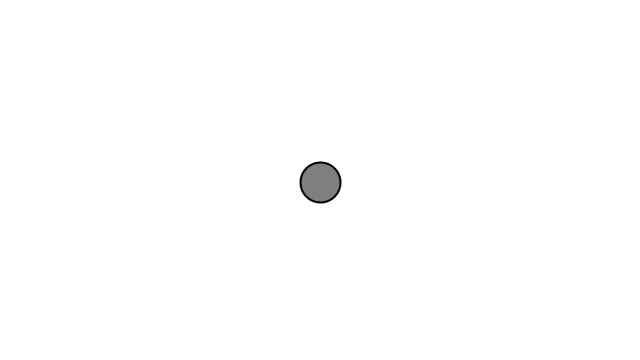
Frame 1 (no input)
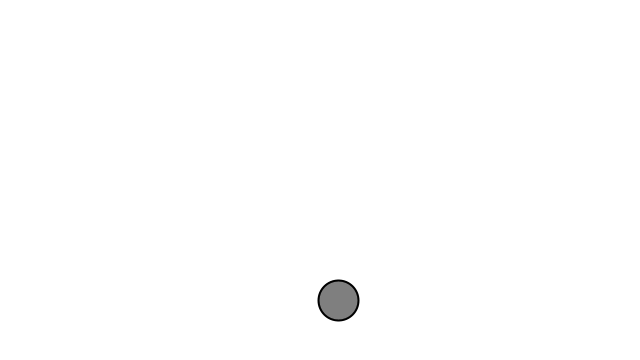
Frame 60 (the mouse pressed at the canvas centre just before this capture)
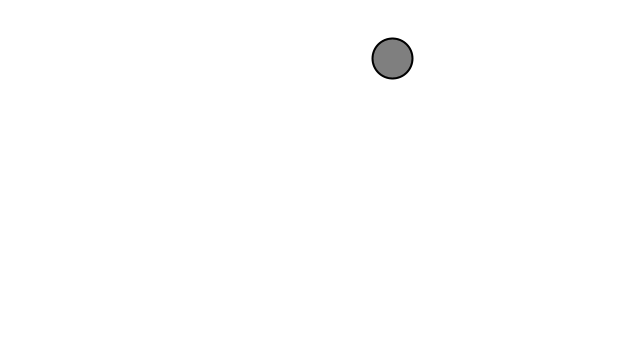
Frame 120 (the mouse held since frame 60 and released just before this capture)

The Processing sketch that drew these frames (run headless with seeded random() and noise(); from frame 60 on, the mouse is pressed at the canvas centre):

// Processing sketch: chapter_1_5_Acceleration_Constant_Acceleration
// ── chapter_1_5_Acceleration_Constant_Acceleration.pde
Mover mover;

void setup(){
  size(640, 360);
  mover = new Mover();
}

void draw(){
  background(255);
  
  mover.update();
  mover.edges();
  mover.display();
}

// ── Mover.pde
class Mover{
  PVector position;
  PVector velocity;
  PVector acceleration;
  
  Mover(){
    this.position = new PVector(width/2, height/2);
    this.velocity = new PVector(0, 2);
    this.acceleration = new PVector(0.01, 0);
  }
  
  void update(){
    this.velocity.add(acceleration);
    this.position.add(velocity);
  }
  
  void edges(){
    if(this.position.x > width) this.position.x = 0;
    if(this.position.x < 0) this.position.x = width;
    if(this.position.y > height) this.position.y = 0;
    if(this.position.y < 0) this.position.y = height;
  }
  
  void display(){
    stroke(0);
    strokeWeight(2);
    fill(127);
    ellipse(this.position.x, this.position.y, 40, 40);
  }
}
